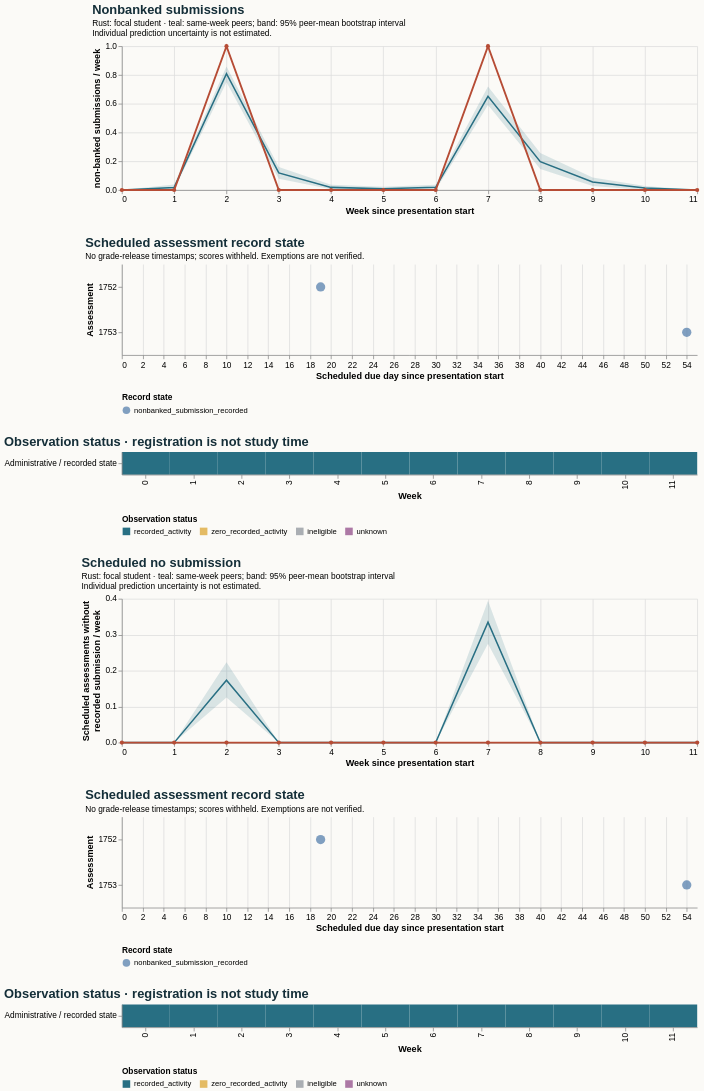

Vega-Lite specification for this chart:
### Vega-Lite specification from a JSON file in a GitHub repository (floating-point values rounded to 4 significant figures)
{"$schema": "https://vega.github.io/schema/vega-lite/v5.20.1.json", "config": {"axis": {"labelFontSize": 11, "titleFontSize": 12}, "background": "#fbfaf7", "font": "sans-serif", "title": {"anchor": "start", "color": "#142e38", "fontSize": 17, "subtitleFontSize": 11}, "view": {"continuousHeight": 300, "continuousWidth": 300, "stroke": null}}, "datasets": {"data-0623f94caaf4fa59cf0217b551db9f80": [{"end_day": 6, "focal_value": 0.0, "peer_ci_high": 0.0, "peer_ci_low": 0.0, "peer_mean": 0.0, "peer_observations": 221, "peer_people": 221, "reference": "course", "unit": "non-banked submissions / week", "week": 0}, {"end_day": 13, "focal_value": 0.0, "peer_ci_high": 0.03857, "peer_ci_low": 0.004525, "peer_mean": 0.0181, "peer_observations": 221, "peer_people": 221, "reference": "course", "unit": "non-banked submissions / week", "week": 1}, {"end_day": 20, "focal_value": 1.0, "peer_ci_high": 0.8584, "peer_ci_low": 0.7489, "peer_mean": 0.8082, "peer_observations": 219, "peer_people": 219, "reference": "course", "unit": "non-banked submissions / week", "week": 2}, {"end_day": 27, "focal_value": 0.0, "peer_ci_high": 0.1598, "peer_ci_low": 0.07763, "peer_mean": 0.1187, "peer_observations": 219, "peer_people": 219, "reference": "course", "unit": "non-banked submissions / week", "week": 3}, {"end_day": 34, "focal_value": 0.0, "peer_ci_high": 0.03653, "peer_ci_low": 0.004566, "peer_mean": 0.01826, "peer_observations": 219, "peer_people": 219, "reference": "course", "unit": "non-banked submissions / week", "week": 4}, {"end_day": 41, "focal_value": 0.0, "peer_ci_high": 0.02294, "peer_ci_low": 0.0, "peer_mean": 0.009174, "peer_observations": 218, "peer_people": 218, "reference": "course", "unit": "non-banked submissions / week", "week": 5}, {"end_day": 48, "focal_value": 0.0, "peer_ci_high": 0.0367, "peer_ci_low": 0.0, "peer_mean": 0.01835, "peer_observations": 218, "peer_people": 218, "reference": "course", "unit": "non-banked submissions / week", "week": 6}, {"end_day": 55, "focal_value": 1.0, "peer_ci_high": 0.7202, "peer_ci_low": 0.5917, "peer_mean": 0.6514, "peer_observations": 218, "peer_people": 218, "reference": "course", "unit": "non-banked submissions / week", "week": 7}, {"end_day": 62, "focal_value": 0.0, "peer_ci_high": 0.2569, "peer_ci_low": 0.1468, "peer_mean": 0.1972, "peer_observations": 218, "peer_people": 218, "reference": "course", "unit": "non-banked submissions / week", "week": 8}, {"end_day": 69, "focal_value": 0.0, "peer_ci_high": 0.08756, "peer_ci_low": 0.02765, "peer_mean": 0.0553, "peer_observations": 217, "peer_people": 217, "reference": "course", "unit": "non-banked submissions / week", "week": 9}, {"end_day": 76, "focal_value": 0.0, "peer_ci_high": 0.02765, "peer_ci_low": 0.0, "peer_mean": 0.01382, "peer_observations": 217, "peer_people": 217, "reference": "course", "unit": "non-banked submissions / week", "week": 10}, {"end_day": 83, "focal_value": 0.0, "peer_ci_high": 0.0, "peer_ci_low": 0.0, "peer_mean": 0.0, "peer_observations": 215, "peer_people": 215, "reference": "course", "unit": "non-banked submissions / week", "week": 11}], "data-74a25612426e451091e8aeff2fcd05c2": [{"eligible_days": 7.0, "end_day": 6, "logging_completeness": "unknown", "observation_status": "recorded_activity", "row": "Administrative / recorded state", "score_status": "withheld_release_time_unknown", "start_day": 0, "value": 0.0, "week": 0}, {"eligible_days": 7.0, "end_day": 13, "logging_completeness": "unknown", "observation_status": "recorded_activity", "row": "Administrative / recorded state", "score_status": "withheld_release_time_unknown", "start_day": 7, "value": 0.0, "week": 1}, {"eligible_days": 7.0, "end_day": 20, "logging_completeness": "unknown", "observation_status": "recorded_activity", "row": "Administrative / recorded state", "score_status": "withheld_release_time_unknown", "start_day": 14, "value": 1.0, "week": 2}, {"eligible_days": 7.0, "end_day": 27, "logging_completeness": "unknown", "observation_status": "recorded_activity", "row": "Administrative / recorded state", "score_status": "withheld_release_time_unknown", "start_day": 21, "value": 0.0, "week": 3}, {"eligible_days": 7.0, "end_day": 34, "logging_completeness": "unknown", "observation_status": "recorded_activity", "row": "Administrative / recorded state", "score_status": "withheld_release_time_unknown", "start_day": 28, "value": 0.0, "week": 4}, {"eligible_days": 7.0, "end_day": 41, "logging_completeness": "unknown", "observation_status": "recorded_activity", "row": "Administrative / recorded state", "score_status": "withheld_release_time_unknown", "start_day": 35, "value": 0.0, "week": 5}, {"eligible_days": 7.0, "end_day": 48, "logging_completeness": "unknown", "observation_status": "recorded_activity", "row": "Administrative / recorded state", "score_status": "withheld_release_time_unknown", "start_day": 42, "value": 0.0, "week": 6}, {"eligible_days": 7.0, "end_day": 55, "logging_completeness": "unknown", "observation_status": "recorded_activity", "row": "Administrative / recorded state", "score_status": "withheld_release_time_unknown", "start_day": 49, "value": 1.0, "week": 7}, {"eligible_days": 7.0, "end_day": 62, "logging_completeness": "unknown", "observation_status": "recorded_activity", "row": "Administrative / recorded state", "score_status": "withheld_release_time_unknown", "start_day": 56, "value": 0.0, "week": 8}, {"eligible_days": 7.0, "end_day": 69, "logging_completeness": "unknown", "observation_status": "recorded_activity", "row": "Administrative / recorded state", "score_status": "withheld_release_time_unknown", "start_day": 63, "value": 0.0, "week": 9}, {"eligible_days": 7.0, "end_day": 76, "logging_completeness": "unknown", "observation_status": "recorded_activity", "row": "Administrative / recorded state", "score_status": "withheld_release_time_unknown", "start_day": 70, "value": 0.0, "week": 10}, {"eligible_days": 7.0, "end_day": 83, "logging_completeness": "unknown", "observation_status": "recorded_activity", "row": "Administrative / recorded state", "score_status": "withheld_release_time_unknown", "start_day": 77, "value": 0.0, "week": 11}], "data-abb4474756b7dac00483ef045e42040f": [{"end_day": 6, "focal_value": 0.0, "peer_ci_high": 0.0, "peer_ci_low": 0.0, "peer_mean": 0.0, "peer_observations": 221, "peer_people": 221, "reference": "course", "unit": "scheduled assessments without recorded submission / week", "week": 0}, {"end_day": 13, "focal_value": 0.0, "peer_ci_high": 0.0, "peer_ci_low": 0.0, "peer_mean": 0.0, "peer_observations": 221, "peer_people": 221, "reference": "course", "unit": "scheduled assessments without recorded submission / week", "week": 1}, {"end_day": 20, "focal_value": 0.0, "peer_ci_high": 0.2237, "peer_ci_low": 0.1255, "peer_mean": 0.1735, "peer_observations": 219, "peer_people": 219, "reference": "course", "unit": "scheduled assessments without recorded submission / week", "week": 2}, {"end_day": 27, "focal_value": 0.0, "peer_ci_high": 0.0, "peer_ci_low": 0.0, "peer_mean": 0.0, "peer_observations": 219, "peer_people": 219, "reference": "course", "unit": "scheduled assessments without recorded submission / week", "week": 3}, {"end_day": 34, "focal_value": 0.0, "peer_ci_high": 0.0, "peer_ci_low": 0.0, "peer_mean": 0.0, "peer_observations": 219, "peer_people": 219, "reference": "course", "unit": "scheduled assessments without recorded submission / week", "week": 4}, {"end_day": 41, "focal_value": 0.0, "peer_ci_high": 0.0, "peer_ci_low": 0.0, "peer_mean": 0.0, "peer_observations": 218, "peer_people": 218, "reference": "course", "unit": "scheduled assessments without recorded submission / week", "week": 5}, {"end_day": 48, "focal_value": 0.0, "peer_ci_high": 0.0, "peer_ci_low": 0.0, "peer_mean": 0.0, "peer_observations": 218, "peer_people": 218, "reference": "course", "unit": "scheduled assessments without recorded submission / week", "week": 6}, {"end_day": 55, "focal_value": 0.0, "peer_ci_high": 0.3945, "peer_ci_low": 0.2752, "peer_mean": 0.3349, "peer_observations": 218, "peer_people": 218, "reference": "course", "unit": "scheduled assessments without recorded submission / week", "week": 7}, {"end_day": 62, "focal_value": 0.0, "peer_ci_high": 0.0, "peer_ci_low": 0.0, "peer_mean": 0.0, "peer_observations": 218, "peer_people": 218, "reference": "course", "unit": "scheduled assessments without recorded submission / week", "week": 8}, {"end_day": 69, "focal_value": 0.0, "peer_ci_high": 0.0, "peer_ci_low": 0.0, "peer_mean": 0.0, "peer_observations": 217, "peer_people": 217, "reference": "course", "unit": "scheduled assessments without recorded submission / week", "week": 9}, {"end_day": 76, "focal_value": 0.0, "peer_ci_high": 0.0, "peer_ci_low": 0.0, "peer_mean": 0.0, "peer_observations": 217, "peer_people": 217, "reference": "course", "unit": "scheduled assessments without recorded submission / week", "week": 10}, {"end_day": 83, "focal_value": 0.0, "peer_ci_high": 0.0, "peer_ci_low": 0.0, "peer_mean": 0.0, "peer_observations": 215, "peer_people": 215, "reference": "course", "unit": "scheduled assessments without recorded submission / week", "week": 11}], "data-ac24280b31196a370df62ac9ea657e7d": [{"as_of_day": 20, "assessment_id": 1752, "course": "AAA_2013J", "due_day": 19, "person_id": 1035023, "score_status": "withheld_release_time_unknown", "state": "nonbanked_submission_recorded", "week": 2}, {"as_of_day": 55, "assessment_id": 1753, "course": "AAA_2013J", "due_day": 54, "person_id": 1035023, "score_status": "withheld_release_time_unknown", "state": "nonbanked_submission_recorded", "week": 7}], "data-f07d86a66643d902fccf2c46d387878c": [{"eligible_days": 7.0, "end_day": 6, "logging_completeness": "unknown", "observation_status": "recorded_activity", "row": "Administrative / recorded state", "score_status": "withheld_release_time_unknown", "start_day": 0, "value": 0.0, "week": 0}, {"eligible_days": 7.0, "end_day": 13, "logging_completeness": "unknown", "observation_status": "recorded_activity", "row": "Administrative / recorded state", "score_status": "withheld_release_time_unknown", "start_day": 7, "value": 0.0, "week": 1}, {"eligible_days": 7.0, "end_day": 20, "logging_completeness": "unknown", "observation_status": "recorded_activity", "row": "Administrative / recorded state", "score_status": "withheld_release_time_unknown", "start_day": 14, "value": 0.0, "week": 2}, {"eligible_days": 7.0, "end_day": 27, "logging_completeness": "unknown", "observation_status": "recorded_activity", "row": "Administrative / recorded state", "score_status": "withheld_release_time_unknown", "start_day": 21, "value": 0.0, "week": 3}, {"eligible_days": 7.0, "end_day": 34, "logging_completeness": "unknown", "observation_status": "recorded_activity", "row": "Administrative / recorded state", "score_status": "withheld_release_time_unknown", "start_day": 28, "value": 0.0, "week": 4}, {"eligible_days": 7.0, "end_day": 41, "logging_completeness": "unknown", "observation_status": "recorded_activity", "row": "Administrative / recorded state", "score_status": "withheld_release_time_unknown", "start_day": 35, "value": 0.0, "week": 5}, {"eligible_days": 7.0, "end_day": 48, "logging_completeness": "unknown", "observation_status": "recorded_activity", "row": "Administrative / recorded state", "score_status": "withheld_release_time_unknown", "start_day": 42, "value": 0.0, "week": 6}, {"eligible_days": 7.0, "end_day": 55, "logging_completeness": "unknown", "observation_status": "recorded_activity", "row": "Administrative / recorded state", "score_status": "withheld_release_time_unknown", "start_day": 49, "value": 0.0, "week": 7}, {"eligible_days": 7.0, "end_day": 62, "logging_completeness": "unknown", "observation_status": "recorded_activity", "row": "Administrative / recorded state", "score_status": "withheld_release_time_unknown", "start_day": 56, "value": 0.0, "week": 8}, {"eligible_days": 7.0, "end_day": 69, "logging_completeness": "unknown", "observation_status": "recorded_activity", "row": "Administrative / recorded state", "score_status": "withheld_release_time_unknown", "start_day": 63, "value": 0.0, "week": 9}, {"eligible_days": 7.0, "end_day": 76, "logging_completeness": "unknown", "observation_status": "recorded_activity", "row": "Administrative / recorded state", "score_status": "withheld_release_time_unknown", "start_day": 70, "value": 0.0, "week": 10}, {"eligible_days": 7.0, "end_day": 83, "logging_completeness": "unknown", "observation_status": "recorded_activity", "row": "Administrative / recorded state", "score_status": "withheld_release_time_unknown", "start_day": 77, "value": 0.0, "week": 11}]}, "resolve": {"scale": {"color": "independent"}}, "spacing": 28, "vconcat": [{"data": {"name": "data-0623f94caaf4fa59cf0217b551db9f80"}, "height": 190, "layer": [{"encoding": {"x": {"axis": {"tickMinStep": 1}, "field": "week", "title": "Week since presentation start", "type": "quantitative"}, "y": {"field": "peer_ci_low", "scale": {"zero": true}, "title": "non-banked submissions / week", "type": "quantitative"}, "y2": {"field": "peer_ci_high"}}, "mark": {"color": "#286f83", "opacity": 0.16, "type": "area"}}, {"encoding": {"tooltip": [{"field": "week", "type": "quantitative"}, {"field": "peer_mean", "type": "quantitative"}, {"field": "peer_people", "type": "quantitative"}, {"field": "peer_observations", "type": "quantitative"}], "x": {"field": "week", "type": "quantitative"}, "y": {"field": "peer_mean", "type": "quantitative"}}, "mark": {"color": "#286f83", "strokeWidth": 2, "type": "line"}}, {"encoding": {"tooltip": [{"field": "week", "type": "quantitative"}, {"field": "focal_value", "type": "quantitative"}], "x": {"field": "week", "type": "quantitative"}, "y": {"field": "focal_value", "type": "quantitative"}}, "mark": {"color": "#b64c35", "point": {"color": "#b64c35"}, "strokeWidth": 2.5, "type": "line"}}], "title": {"subtitle": ["Rust: focal student · teal: same-week peers; band: 95% peer-mean bootstrap interval", "Individual prediction uncertainty is not estimated."], "text": "Nonbanked submissions"}, "width": 760}, {"data": {"name": "data-ac24280b31196a370df62ac9ea657e7d"}, "encoding": {"color": {"field": "state", "legend": {"labelLimit": 400, "orient": "bottom"}, "title": "Record state", "type": "nominal"}, "tooltip": [{"field": "assessment_id", "type": "quantitative"}, {"field": "due_day", "type": "quantitative"}, {"field": "as_of_day", "type": "quantitative"}, {"field": "state", "type": "nominal"}, {"field": "score_status", "type": "nominal"}], "x": {"field": "due_day", "title": "Scheduled due day since presentation start", "type": "quantitative"}, "y": {"field": "assessment_id", "title": "Assessment", "type": "nominal"}}, "height": 120, "mark": {"filled": true, "size": 150, "type": "point"}, "title": {"subtitle": "No grade-release timestamps; scores withheld. Exemptions are not verified.", "text": "Scheduled assessment record state"}, "width": 760}, {"data": {"name": "data-74a25612426e451091e8aeff2fcd05c2"}, "encoding": {"color": {"field": "observation_status", "legend": {"labelLimit": 260, "orient": "bottom"}, "scale": {"domain": ["recorded_activity", "zero_recorded_activity", "ineligible", "unknown"], "range": ["#286f83", "#e4bb64", "#aaaeb3", "#ac78a5"]}, "title": "Observation status", "type": "nominal"}, "tooltip": [{"field": "week", "type": "quantitative"}, {"field": "eligible_days", "type": "quantitative"}, {"field": "observation_status", "type": "nominal"}, {"field": "logging_completeness", "type": "nominal"}], "x": {"field": "week", "title": "Week", "type": "ordinal"}, "y": {"field": "row", "title": null, "type": "nominal"}}, "height": 30, "mark": {"type": "rect"}, "title": "Observation status · registration is not study time", "width": 760}, {"data": {"name": "data-abb4474756b7dac00483ef045e42040f"}, "height": 190, "layer": [{"encoding": {"x": {"axis": {"tickMinStep": 1}, "field": "week", "title": "Week since presentation start", "type": "quantitative"}, "y": {"field": "peer_ci_low", "scale": {"zero": true}, "title": ["Scheduled assessments without", "recorded submission / week"], "type": "quantitative"}, "y2": {"field": "peer_ci_high"}}, "mark": {"color": "#286f83", "opacity": 0.16, "type": "area"}}, {"encoding": {"tooltip": [{"field": "week", "type": "quantitative"}, {"field": "peer_mean", "type": "quantitative"}, {"field": "peer_people", "type": "quantitative"}, {"field": "peer_observations", "type": "quantitative"}], "x": {"field": "week", "type": "quantitative"}, "y": {"field": "peer_mean", "type": "quantitative"}}, "mark": {"color": "#286f83", "strokeWidth": 2, "type": "line"}}, {"encoding": {"tooltip": [{"field": "week", "type": "quantitative"}, {"field": "focal_value", "type": "quantitative"}], "x": {"field": "week", "type": "quantitative"}, "y": {"field": "focal_value", "type": "quantitative"}}, "mark": {"color": "#b64c35", "point": {"color": "#b64c35"}, "strokeWidth": 2.5, "type": "line"}}], "title": {"subtitle": ["Rust: focal student · teal: same-week peers; band: 95% peer-mean bootstrap interval", "Individual prediction uncertainty is not estimated."], "text": "Scheduled no submission"}, "width": 760}, {"data": {"name": "data-ac24280b31196a370df62ac9ea657e7d"}, "encoding": {"color": {"field": "state", "legend": {"labelLimit": 400, "orient": "bottom"}, "title": "Record state", "type": "nominal"}, "tooltip": [{"field": "assessment_id", "type": "quantitative"}, {"field": "due_day", "type": "quantitative"}, {"field": "as_of_day", "type": "quantitative"}, {"field": "state", "type": "nominal"}, {"field": "score_status", "type": "nominal"}], "x": {"field": "due_day", "title": "Scheduled due day since presentation start", "type": "quantitative"}, "y": {"field": "assessment_id", "title": "Assessment", "type": "nominal"}}, "height": 120, "mark": {"filled": true, "size": 150, "type": "point"}, "title": {"subtitle": "No grade-release timestamps; scores withheld. Exemptions are not verified.", "text": "Scheduled assessment record state"}, "width": 760}, {"data": {"name": "data-f07d86a66643d902fccf2c46d387878c"}, "encoding": {"color": {"field": "observation_status", "legend": {"labelLimit": 260, "orient": "bottom"}, "scale": {"domain": ["recorded_activity", "zero_recorded_activity", "ineligible", "unknown"], "range": ["#286f83", "#e4bb64", "#aaaeb3", "#ac78a5"]}, "title": "Observation status", "type": "nominal"}, "tooltip": [{"field": "week", "type": "quantitative"}, {"field": "eligible_days", "type": "quantitative"}, {"field": "observation_status", "type": "nominal"}, {"field": "logging_completeness", "type": "nominal"}], "x": {"field": "week", "title": "Week", "type": "ordinal"}, "y": {"field": "row", "title": null, "type": "nominal"}}, "height": 30, "mark": {"type": "rect"}, "title": "Observation status · registration is not study time", "width": 760}]}
